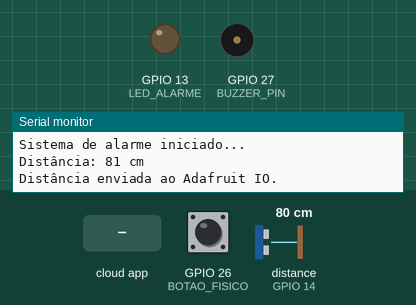
Recording of a program running on a simulated ESP32. Shown: output pins drawn as LEDs (lit = HIGH), buzzer (waves = sounding, pin HIGH), the last lines printed to the serial monitor. The test bench sets the inputs (shaded band); at power-on: GPIO 26 (BOTAO_FISICO) HIGH, distance to the obstacle (sensor on GPIO 14) 80 cm. The echo pulse lasts 58.3 µs per cm.

Above: at 4.7 s.
4.8 s: GPIO 26 (BOTAO_FISICO) pulled LOW for 1 s
7.3 s: distance to the obstacle (sensor on GPIO 14) set to 16 cm
9.8 s: distance to the obstacle (sensor on GPIO 14) set to 13 cm
At 11.9 s:
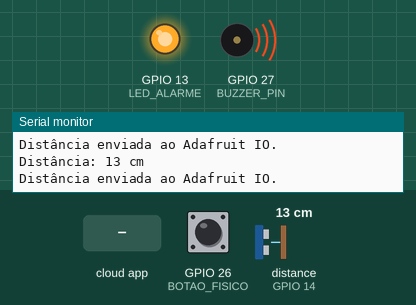
12.6 s: the phone or cloud app sets botao to true
14.1 s: the phone or cloud app sets botao to false
At 16.6 s:
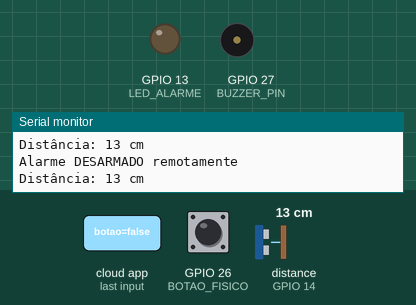
Timing chart, 0 to 18.1 s (numbered marks = the images above; inputs shaded):
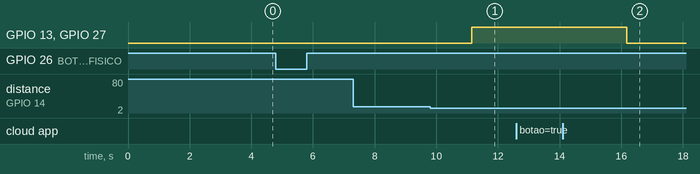

Measured:
- the behaviour switches between 15 and 14 cm on distance to the obstacle (sensor on GPIO 14) (found by bisection; images 0 and 1)
- after the input at 9.8 s, GPIO 13 (LED_ALARME), GPIO 27 (BUZZER_PIN): LOW → HIGH after 1.4 s
- after the input at 14.1 s, GPIO 13 (LED_ALARME), GPIO 27 (BUZZER_PIN): HIGH → LOW after 2.1 s

The program:

main.cpp
```cpp
#include <Arduino.h>
#include "AdafruitIO_WiFi.h"
#include <NewPing.h>
#include "secrets.h"
const int LED_ALARME = 13;
const int BUZZER_PIN = 27;
const int BOTAO_FISICO = 26;
// --------------------------------
// Pinos do sensor ultrassônico
const int TRIG_PIN = 12;
const int ECHO_PIN = 14;
// distância máxima de range
const int MAX_DISTANCE = 100;
int limiteDistancia = 15;
// controle da última distância publicada
int distanciaAnterior = -1;
NewPing sonar(
    TRIG_PIN, ECHO_PIN, MAX_DISTANCE);
AdafruitIO_WiFi io(
    IO_USERNAME,
    IO_KEY,
    WIFI_SSID,
    WIFI_PASS);
AdafruitIO_Feed *feedbotao = io.feed("botao");
AdafruitIO_Feed *feeddistancia = io.feed("distanciaultrassom");
AdafruitIO_Feed *feedLimite = io.feed("limitealarme");
AdafruitIO_Feed *feedIntrusao = io.feed("intrusao");
// ----------------------------------
// Estado do Sistema
bool alarmeAtivo = false;
unsigned long ultimaLeituraSensor = 0;
const unsigned long INTERVALO_SENSOR = 2500;
// ----------------------------------
// Controle do botão
byte ultimaLeituraBotao = HIGH;
byte estadobotaoestavel = HIGH;
unsigned long ultimamudancabotao = 0;
const unsigned long TEMPO_DEBOUNCE = 250;

bool intrusaoAnterior = false;
// ------------------------------------------------------
void handleAlarme(AdafruitIO_Data *data);
void verificarBotao();
void verificarSensor();
void ativarAlerta();
void desligarAlerta();
void testeGeral();
void handleLimite(AdafruitIO_Data *data);
void setup()
{
  Serial.begin(115200);
  pinMode(LED_ALARME, OUTPUT);
  digitalWrite(LED_ALARME, LOW);
  pinMode(BOTAO_FISICO, INPUT_PULLUP);
  pinMode(BUZZER_PIN, OUTPUT);
  desligarAlerta();
  feedbotao->onMessage(handleAlarme);
  feedLimite->onMessage(handleLimite);
  Serial.println();
  Serial.println("Iniciando a ESP...");
  io.connect();
  while (io.status() < AIO_CONNECTED)
  {
    Serial.print(".");
    delay(500);
  }
  Serial.println();
  Serial.println(io.statusText());
  Serial.println("Adafruit IO Conectado!");
  feedbotao->get();
  feedLimite->get();
  Serial.println("Sistema de alarme iniciado...");
  delay(2000);
}
void loop()
{
  io.run();
  verificarBotao();
  verificarSensor();
  // testeGeral();
}
void handleAlarme(AdafruitIO_Data *data)
{
  String valor = data->toString();
  valor.trim();
  valor.toLowerCase();
  if (valor == "true")
  {
    alarmeAtivo = true;
    Serial.println("Alarme ARMADO remotamente");
  }
  else if (valor == "false")
  {
    alarmeAtivo = false;
    Serial.println("Alarme DESARMADO remotamente");
  }
  else
  {
    Serial.println("Informação inválida do FEED...");
  }
}
void verificarBotao()
{
  int leituraAtual = digitalRead(BOTAO_FISICO);
  if (leituraAtual != ultimaLeituraBotao)
  {
    ultimamudancabotao = millis();
    ultimaLeituraBotao = leituraAtual;
  }
  if (millis() - ultimamudancabotao > TEMPO_DEBOUNCE)
  {
    estadobotaoestavel = leituraAtual;
    if (estadobotaoestavel == LOW)
    {
      alarmeAtivo = !alarmeAtivo;
      feedbotao->save(
          String(alarmeAtivo ? "true" : "false"));
      Serial.println(
          alarmeAtivo
              ? "Alarme ATIVADO pelo botão físico."
              : "Alarme DESATIVADO pelo botão físico.");
      if (!alarmeAtivo)
      {
        desligarAlerta();
      }
    }
  }
}
void verificarSensor()
{
  if (millis() - ultimaLeituraSensor < INTERVALO_SENSOR)
  {
    return;
  }
  ultimaLeituraSensor = millis();

  unsigned int distancia = sonar.ping_cm();
  Serial.print("Distância: ");
  Serial.print(distancia);
  Serial.println(" cm");
  if (distancia > 0 && distancia != distanciaAnterior)
  {
    feeddistancia->save(distancia);
    distanciaAnterior = distancia;
    Serial.println("Distância enviada ao Adafruit IO.");
  }
  bool intrusao =
      alarmeAtivo &&
      distancia > 0 &&
      distancia < limiteDistancia;

  if (
      intrusao !=
      intrusaoAnterior)
  {
    feedIntrusao->save(
        String(
            intrusao
                ? "true"
                : "false"));

    intrusaoAnterior =
        intrusao;
  }

  if (intrusao)
  {
    ativarAlerta();
  }
  else
  {
    desligarAlerta();
  }
}
void ativarAlerta()
{
  digitalWrite(LED_ALARME, HIGH);
  digitalWrite(BUZZER_PIN, HIGH);
}
void desligarAlerta()
{
  digitalWrite(LED_ALARME, LOW);
  digitalWrite(BUZZER_PIN, LOW);
}
void testeGeral()
{
  // teste do ultrassônico
  unsigned int distancia = sonar.ping_cm();
  Serial.print("Distância: ");
  Serial.print(distancia);
  Serial.println(" cm");
  // teste do botão
  Serial.print("Estado do Botão: ");
  Serial.println(digitalRead(BOTAO_FISICO));
  // teste led / buzzer
  digitalWrite(LED_ALARME, HIGH);
  digitalWrite(BUZZER_PIN, HIGH);
  delay(500);
  digitalWrite(LED_ALARME, LOW);
  digitalWrite(BUZZER_PIN, LOW);
  delay(500);
};

void handleLimite(AdafruitIO_Data *data)
{
  int novoLimite =
      data->toInt();

  // Aceita somente valores
  // dentro de uma faixa válida
  if (
      novoLimite >= 5 &&
      novoLimite <= 100)
  {
    limiteDistancia = novoLimite;

    Serial.print(
        "Novo limite: ");

    Serial.print(
        limiteDistancia);

    Serial.println(
        " cm");
  }
}
```

secrets.h
```cpp
#pragma once

#define IO_USERNAME "Peroni6"

#define IO_KEY "aio_gach031ARLN6URluJEuUbcSO08kD"

#define WIFI_SSID "Pedro"

#define WIFI_PASS "12121214"
```
